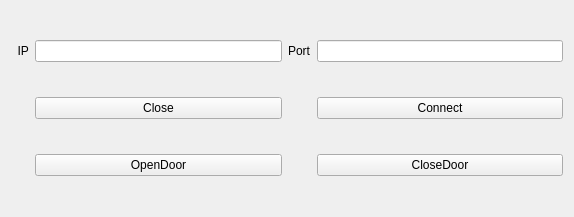
<?xml version="1.0" encoding="UTF-8"?>
<ui version="4.0">
 <class>ClientWidget</class>
 <widget class="QWidget" name="ClientWidget">
  <property name="geometry">
   <rect>
    <x>0</x>
    <y>0</y>
    <width>574</width>
    <height>217</height>
   </rect>
  </property>
  <property name="windowTitle">
   <string>ClientWidget</string>
  </property>
  <layout class="QGridLayout" name="gridLayout">
   <item row="0" column="0">
    <widget class="QLabel" name="label">
     <property name="text">
      <string>  IP</string>
     </property>
    </widget>
   </item>
   <item row="0" column="1">
    <widget class="QLineEdit" name="lineEditIP"/>
   </item>
   <item row="0" column="2">
    <widget class="QLabel" name="label_2">
     <property name="text">
      <string>Port</string>
     </property>
    </widget>
   </item>
   <item row="0" column="3">
    <widget class="QLineEdit" name="lineEditPort"/>
   </item>
   <item row="1" column="1">
    <widget class="QPushButton" name="pushButtonClose">
     <property name="text">
      <string>Close</string>
     </property>
    </widget>
   </item>
   <item row="1" column="3">
    <widget class="QPushButton" name="pushButtonConnect">
     <property name="text">
      <string>Connect</string>
     </property>
    </widget>
   </item>
   <item row="2" column="1">
    <widget class="QPushButton" name="pushButtonOpen">
     <property name="text">
      <string>OpenDoor</string>
     </property>
    </widget>
   </item>
   <item row="2" column="3">
    <widget class="QPushButton" name="pushButtonCloseDoor">
     <property name="text">
      <string>CloseDoor</string>
     </property>
    </widget>
   </item>
  </layout>
 </widget>
 <resources/>
 <connections/>
</ui>
